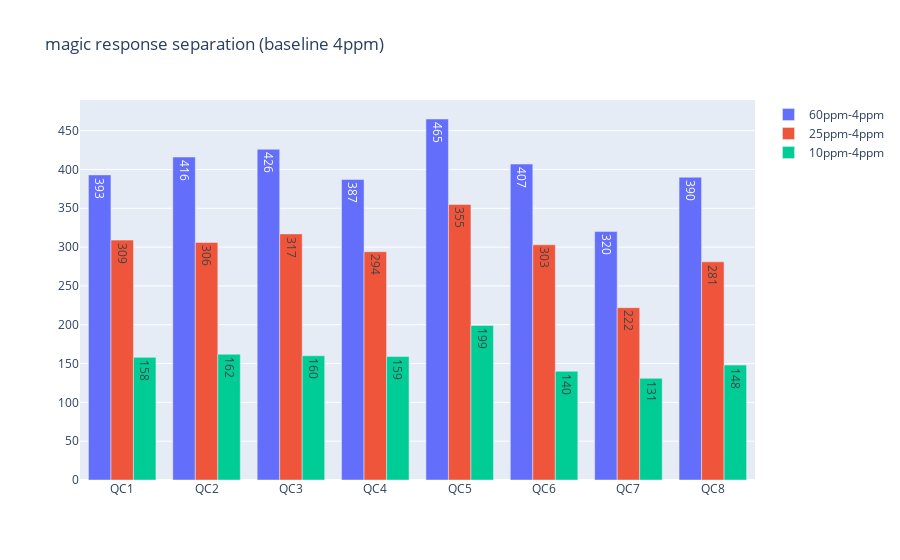

Write notebook code for a chart like this one.
### Code cell
save_figure = True
QC_channel = 'magic'
selected_range = { 'cycle 1':(15, 25, 35, 45)}

diff_list = []
for i,j in enumerate(test_data_list):
    diff = []
    a,b,c,d = selected_range.get('cycle 1')
    diff_a = j.loc[a, QC_channel]-j.loc[d, QC_channel]
    diff.append(abs(diff_a))
    diff_b = j.loc[b, QC_channel]-j.loc[d, QC_channel]
    diff.append(abs(diff_b))
    diff_c = j.loc[c, QC_channel]-j.loc[d, QC_channel]
    diff.append(abs(diff_c))
    diff_list.append(diff)
index = ['QC{}'.format(i+1) for i in range(0, len(test_data_list))]
by_diff = pd.DataFrame(diff_list, columns=['60ppm-4ppm','25ppm-4ppm','10ppm-4ppm'], index=index)

plot_data = []
trace = go.Bar(x=by_diff.index, y=by_diff.loc[:,'60ppm-4ppm'], name='60ppm-4ppm', text=by_diff.loc[:,'60ppm-4ppm'], textposition='auto')
plot_data.append(trace)
trace = go.Bar(x=by_diff.index, y=by_diff.loc[:,'25ppm-4ppm'], name='25ppm-4ppm', text=by_diff.loc[:,'25ppm-4ppm'], textposition='auto')
plot_data.append(trace)
trace = go.Bar(x=by_diff.index, y=by_diff.loc[:,'10ppm-4ppm'], name='10ppm-4ppm', text=by_diff.loc[:,'10ppm-4ppm'], textposition='auto')
plot_data.append(trace)
layout = go.Layout(title='{} response separation (baseline 4ppm)'.format(QC_channel))
fig = go.Figure(data=plot_data, layout=layout)
fig.update_layout()
fig.show()

if save_figure == True:
    # save figure
    savePath = os.path.join(os.getcwd(), folder_name)
    filename = '{} response separation (baseline 4ppm)'.format(QC_channel)
    fig.write_image(savePath + '/' + filename + '.jpeg', width=1280, height=720)

### Figure 1 — Plotly figure (JSON) as saved in the notebook; plotly's stock layout.template omitted (floating-point values rounded to 4 significant figures)
{"data": [{"name": "60ppm-4ppm", "text": [393, 416, 426, 387, 465, 407, 320, 390], "textposition": "auto", "type": "bar", "x": ["QC1", "QC2", "QC3", "QC4", "QC5", "QC6", "QC7", "QC8"], "y": [393, 416, 426, 387, 465, 407, 320, 390]}, {"name": "25ppm-4ppm", "text": [309, 306, 317, 294, 355, 303, 222, 281], "textposition": "auto", "type": "bar", "x": ["QC1", "QC2", "QC3", "QC4", "QC5", "QC6", "QC7", "QC8"], "y": [309, 306, 317, 294, 355, 303, 222, 281]}, {"name": "10ppm-4ppm", "text": [158, 162, 160, 159, 199, 140, 131, 148], "textposition": "auto", "type": "bar", "x": ["QC1", "QC2", "QC3", "QC4", "QC5", "QC6", "QC7", "QC8"], "y": [158, 162, 160, 159, 199, 140, 131, 148]}], "layout": {"title": {"text": "magic response separation (baseline 4ppm)"}}}
